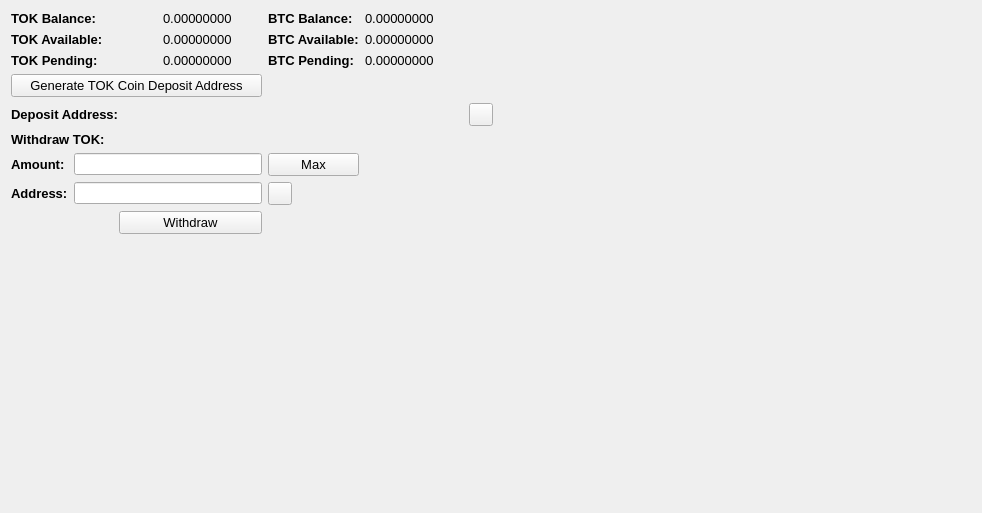
     <widget class="QWidget" name="BalanceTab">
      <attribute name="title">
       <string>Balance</string>
      </attribute>
      <layout class="QGridLayout" name="gridLayout_2">
       <item row="0" column="0" colspan="2">
        <widget class="QLabel" name="label_11">
         <property name="font">
          <font>
           <pointsize>10</pointsize>
           <weight>75</weight>
           <bold>true</bold>
          </font>
         </property>
         <property name="text">
          <string>TOK Balance:</string>
         </property>
        </widget>
       </item>
       <item row="0" column="3">
        <widget class="QLabel" name="TOKBalanceLabel">
         <property name="font">
          <font>
           <pointsize>10</pointsize>
          </font>
         </property>
         <property name="text">
          <string>0.00000000</string>
         </property>
         <property name="textInteractionFlags">
          <set>Qt::LinksAccessibleByMouse|Qt::TextSelectableByMouse</set>
         </property>
        </widget>
       </item>
       <item row="0" column="4">
        <widget class="QLabel" name="label_12">
         <property name="font">
          <font>
           <pointsize>10</pointsize>
           <weight>75</weight>
           <bold>true</bold>
          </font>
         </property>
         <property name="text">
          <string>BTC Balance:</string>
         </property>
        </widget>
       </item>
       <item row="0" column="5">
        <widget class="QLabel" name="BitcoinBalanceLabel">
         <property name="font">
          <font>
           <pointsize>10</pointsize>
          </font>
         </property>
         <property name="text">
          <string>0.00000000</string>
         </property>
         <property name="textInteractionFlags">
          <set>Qt::LinksAccessibleByMouse|Qt::TextSelectableByMouse</set>
         </property>
        </widget>
       </item>
       <item row="0" column="7" rowspan="10">
        <spacer name="horizontalSpacer_4">
         <property name="orientation">
          <enum>Qt::Horizontal</enum>
         </property>
         <property name="sizeHint" stdset="0">
          <size>
           <width>478</width>
           <height>488</height>
          </size>
         </property>
        </spacer>
       </item>
       <item row="1" column="0" colspan="2">
        <widget class="QLabel" name="label_13">
         <property name="font">
          <font>
           <pointsize>10</pointsize>
           <weight>75</weight>
           <bold>true</bold>
          </font>
         </property>
         <property name="text">
          <string>TOK Available:</string>
         </property>
        </widget>
       </item>
       <item row="1" column="3">
        <widget class="QLabel" name="TOKAvailableLabel_2">
         <property name="font">
          <font>
           <pointsize>10</pointsize>
          </font>
         </property>
         <property name="text">
          <string>0.00000000</string>
         </property>
         <property name="textInteractionFlags">
          <set>Qt::LinksAccessibleByMouse|Qt::TextSelectableByMouse</set>
         </property>
        </widget>
       </item>
       <item row="1" column="4">
        <widget class="QLabel" name="label_15">
         <property name="font">
          <font>
           <pointsize>10</pointsize>
           <weight>75</weight>
           <bold>true</bold>
          </font>
         </property>
         <property name="text">
          <string>BTC Available:</string>
         </property>
        </widget>
       </item>
       <item row="1" column="5">
        <widget class="QLabel" name="BitcoinAvailableLabel">
         <property name="font">
          <font>
           <pointsize>10</pointsize>
          </font>
         </property>
         <property name="text">
          <string>0.00000000</string>
         </property>
         <property name="textInteractionFlags">
          <set>Qt::LinksAccessibleByMouse|Qt::TextSelectableByMouse</set>
         </property>
        </widget>
       </item>
       <item row="2" column="0" colspan="2">
        <widget class="QLabel" name="label_14">
         <property name="font">
          <font>
           <pointsize>10</pointsize>
           <weight>75</weight>
           <bold>true</bold>
          </font>
         </property>
         <property name="text">
          <string>TOK Pending:</string>
         </property>
        </widget>
       </item>
       <item row="2" column="3">
        <widget class="QLabel" name="TOKPendingLabel">
         <property name="font">
          <font>
           <pointsize>10</pointsize>
          </font>
         </property>
         <property name="text">
          <string>0.00000000</string>
         </property>
         <property name="textInteractionFlags">
          <set>Qt::LinksAccessibleByMouse|Qt::TextSelectableByMouse</set>
         </property>
        </widget>
       </item>
       <item row="2" column="4">
        <widget class="QLabel" name="label_31">
         <property name="font">
          <font>
           <pointsize>10</pointsize>
           <weight>75</weight>
           <bold>true</bold>
          </font>
         </property>
         <property name="text">
          <string>BTC Pending:</string>
         </property>
        </widget>
       </item>
       <item row="2" column="5">
        <widget class="QLabel" name="BitcoinPendingLabel">
         <property name="font">
          <font>
           <pointsize>10</pointsize>
          </font>
         </property>
         <property name="text">
          <string>0.00000000</string>
         </property>
         <property name="textInteractionFlags">
          <set>Qt::LinksAccessibleByMouse|Qt::TextSelectableByMouse</set>
         </property>
        </widget>
       </item>
       <item row="3" column="0" colspan="4">
        <widget class="QPushButton" name="GenDepositBTN">
         <property name="font">
          <font>
           <pointsize>10</pointsize>
          </font>
         </property>
         <property name="text">
          <string>Generate TOK Coin Deposit Address</string>
         </property>
        </widget>
       </item>
       <item row="4" column="0" colspan="3">
        <widget class="QLabel" name="label_33">
         <property name="font">
          <font>
           <pointsize>10</pointsize>
           <weight>75</weight>
           <bold>true</bold>
          </font>
         </property>
         <property name="text">
          <string>Deposit Address:</string>
         </property>
        </widget>
       </item>
       <item row="4" column="3" colspan="3">
        <widget class="QLabel" name="DepositAddressLabel">
         <property name="minimumSize">
          <size>
           <width>300</width>
           <height>0</height>
          </size>
         </property>
         <property name="palette">
          <palette>
           <active>
            <colorrole role="WindowText">
             <brush brushstyle="SolidPattern">
              <color alpha="255">
               <red>0</red>
               <green>0</green>
               <blue>0</blue>
              </color>
             </brush>
            </colorrole>
            <colorrole role="Text">
             <brush brushstyle="SolidPattern">
              <color alpha="255">
               <red>0</red>
               <green>0</green>
               <blue>255</blue>
              </color>
             </brush>
            </colorrole>
           </active>
           <inactive>
            <colorrole role="WindowText">
             <brush brushstyle="SolidPattern">
              <color alpha="255">
               <red>0</red>
               <green>0</green>
               <blue>0</blue>
              </color>
             </brush>
            </colorrole>
            <colorrole role="Text">
             <brush brushstyle="SolidPattern">
              <color alpha="255">
               <red>0</red>
               <green>0</green>
               <blue>255</blue>
              </color>
             </brush>
            </colorrole>
           </inactive>
           <disabled>
            <colorrole role="WindowText">
             <brush brushstyle="SolidPattern">
              <color alpha="255">
               <red>120</red>
               <green>120</green>
               <blue>120</blue>
              </color>
             </brush>
            </colorrole>
            <colorrole role="Text">
             <brush brushstyle="SolidPattern">
              <color alpha="255">
               <red>120</red>
               <green>120</green>
               <blue>120</blue>
              </color>
             </brush>
            </colorrole>
           </disabled>
          </palette>
         </property>
         <property name="font">
          <font>
           <pointsize>10</pointsize>
           <weight>75</weight>
           <bold>true</bold>
          </font>
         </property>
         <property name="text">
          <string/>
         </property>
         <property name="alignment">
          <set>Qt::AlignRight|Qt::AlignTrailing|Qt::AlignVCenter</set>
         </property>
         <property name="textInteractionFlags">
          <set>Qt::LinksAccessibleByMouse|Qt::TextSelectableByKeyboard|Qt::TextSelectableByMouse</set>
         </property>
        </widget>
       </item>
       <item row="4" column="6">
        <widget class="QToolButton" name="DepositCopyButton">
         <property name="toolTip">
          <string>Copy to clipboard</string>
         </property>
         <property name="text">
          <string/>
         </property>
         <property name="icon">
          <iconset resource="../bitcoin.qrc">
           <normaloff>:/icons/editcopy</normaloff>:/icons/editcopy</iconset>
         </property>
         <property name="shortcut">
          <string>Alt+P</string>
         </property>
        </widget>
       </item>
       <item row="5" column="0" colspan="2">
        <widget class="QLabel" name="label_34">
         <property name="font">
          <font>
           <pointsize>10</pointsize>
           <weight>75</weight>
           <bold>true</bold>
          </font>
         </property>
         <property name="text">
          <string>Withdraw TOK:</string>
         </property>
        </widget>
       </item>
       <item row="6" column="0">
        <widget class="QLabel" name="label_26">
         <property name="font">
          <font>
           <pointsize>10</pointsize>
           <weight>75</weight>
           <bold>true</bold>
          </font>
         </property>
         <property name="text">
          <string>Amount:</string>
         </property>
        </widget>
       </item>
       <item row="6" column="1" colspan="3">
        <widget class="QLineEdit" name="WithdrawUnitsInput">
         <property name="font">
          <font>
           <pointsize>9</pointsize>
           <weight>75</weight>
           <bold>true</bold>
          </font>
         </property>
         <property name="text">
          <string/>
         </property>
        </widget>
       </item>
       <item row="6" column="4">
        <widget class="QPushButton" name="Withdraw_Max_Amount">
         <property name="font">
          <font>
           <pointsize>10</pointsize>
          </font>
         </property>
         <property name="text">
          <string>Max</string>
         </property>
        </widget>
       </item>
       <item row="7" column="0">
        <widget class="QLabel" name="label_10">
         <property name="font">
          <font>
           <pointsize>10</pointsize>
           <weight>75</weight>
           <bold>true</bold>
          </font>
         </property>
         <property name="text">
          <string>Address:</string>
         </property>
        </widget>
       </item>
       <item row="7" column="1" colspan="3">
        <widget class="QLineEdit" name="WithdrawAddress">
         <property name="font">
          <font>
           <pointsize>9</pointsize>
           <weight>75</weight>
           <bold>true</bold>
          </font>
         </property>
        </widget>
       </item>
       <item row="7" column="4">
        <widget class="QToolButton" name="WithdrawPasteButton">
         <property name="toolTip">
          <string>Paste from clipboard</string>
         </property>
         <property name="text">
          <string/>
         </property>
         <property name="icon">
          <iconset resource="../bitcoin.qrc">
           <normaloff>:/icons/editpaste</normaloff>:/icons/editpaste</iconset>
         </property>
         <property name="shortcut">
          <string>Alt+P</string>
         </property>
        </widget>
       </item>
       <item row="8" column="2" colspan="2">
        <widget class="QPushButton" name="WithdrawUnitsBtn">
         <property name="font">
          <font>
           <pointsize>10</pointsize>
          </font>
         </property>
         <property name="text">
          <string>Withdraw</string>
         </property>
        </widget>
       </item>
       <item row="9" column="0" colspan="6">
        <spacer name="verticalSpacer">
         <property name="orientation">
          <enum>Qt::Vertical</enum>
         </property>
         <property name="sizeHint" stdset="0">
          <size>
           <width>428</width>
           <height>262</height>
          </size>
         </property>
        </spacer>
       </item>
      </layout>
      <zorder>label_31</zorder>
      <zorder>label_15</zorder>
      <zorder>label_12</zorder>
      <zorder>label_14</zorder>
      <zorder>label_13</zorder>
      <zorder>label_11</zorder>
      <zorder>BitcoinBalanceLabel</zorder>
      <zorder>TOKBalanceLabel</zorder>
      <zorder>TOKAvailableLabel_2</zorder>
      <zorder>TOKPendingLabel</zorder>
      <zorder>BitcoinAvailableLabel</zorder>
      <zorder>BitcoinPendingLabel</zorder>
      <zorder>label_33</zorder>
      <zorder>GenDepositBTN</zorder>
      <zorder>DepositAddressLabel</zorder>
      <zorder>Withdraw_Max_Amount</zorder>
      <zorder>label_34</zorder>
      <zorder>WithdrawUnitsInput</zorder>
      <zorder>label_10</zorder>
      <zorder>label_26</zorder>
      <zorder>WithdrawAddress</zorder>
      <zorder>WithdrawUnitsBtn</zorder>
      <zorder>horizontalSpacer_4</zorder>
      <zorder>verticalSpacer</zorder>
      <zorder>WithdrawPasteButton</zorder>
      <zorder>DepositCopyButton</zorder>
     </widget>
